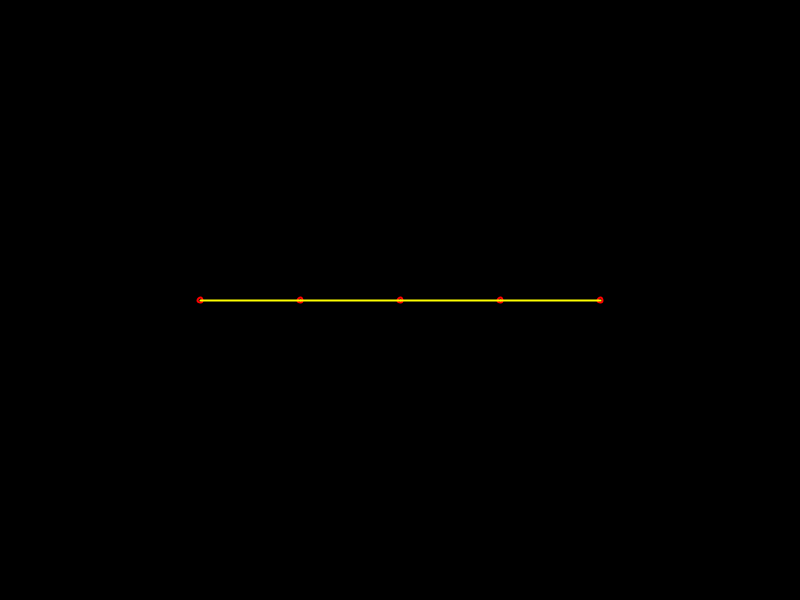
Frame 1 (no input)
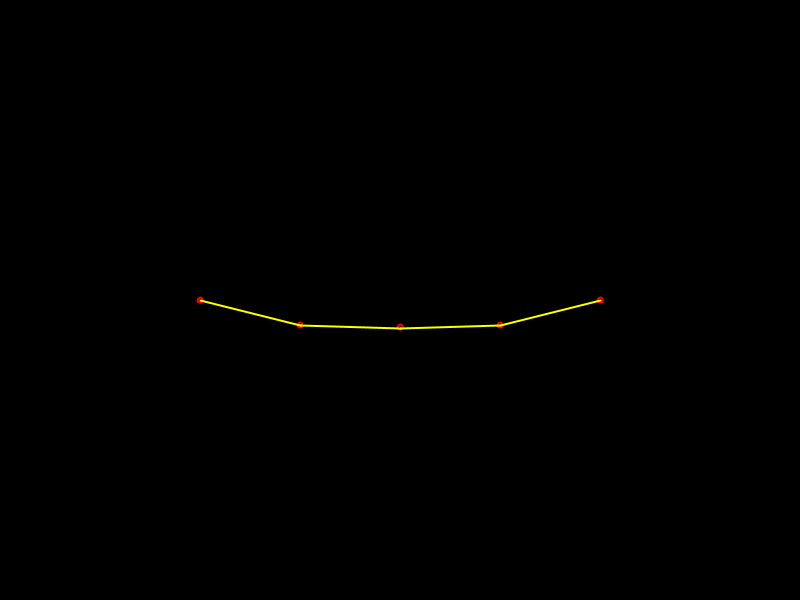
Frame 60 (the mouse pressed at the canvas centre just before this capture)
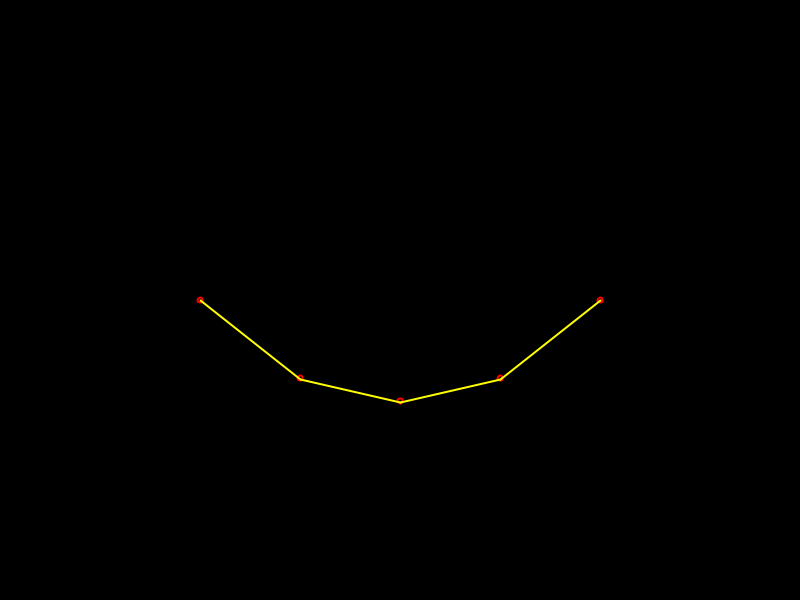
Frame 120 (the mouse held since frame 60 and released just before this capture)

The Processing sketch that drew these frames (run headless with seeded random() and noise(); from frame 60 on, the mouse is pressed at the canvas centre):

// Processing sketch: RopeWithSprings
// ── RopeWithSprings.pde
// ROPE WITH 5 PARTICLES

// VARIABLES
int numParticle = 5;
int numSpring = 4;
Particle[] particleArray = new Particle[numParticle];
Spring[] springArray = new Spring[numSpring];

// CLASS
class Spring {
  // Atributes
  float constant, equilibriumDistanceX, equilibriumDistanceY;
  
  // Constructor
  Spring (float c, float dX, float dY) {
    constant = c;
    equilibriumDistanceX = dX;
    equilibriumDistanceY = dY;
  }

  PVector getStrenght (Particle p0, Particle p1) {
    PVector f = new PVector(0.0, 0.0);

    // Hooke
    f.x = -constant * (equilibriumDistanceX - (p1.pos.x - p0.pos.x));
    f.y = -constant * (equilibriumDistanceY - (p1.pos.y - p0.pos.y));

    return f;
  }

  void drawn (Particle p0, Particle p1) {
    stroke (255, 255, 0);
    line(p0.pos.x, p0.pos.y, p1.pos.x, p1.pos.y);
  }
}

class Particle {
  // Atributes
  PVector pos, vel, forceAcumulator;
  float mass, size, frictionConstant;
  boolean isStatic;

  // Constructor
  Particle (PVector p, PVector v, boolean sta) {
    pos = new PVector(0.0, 0.0);
    pos = p;
    vel = new PVector(0.0, 0.0);
    vel = v;
    forceAcumulator = new PVector(0.0, 0.0);
    mass = 1.0;
    size = 5.0;
    frictionConstant = 0.01;
    isStatic = sta;
  }

  //Methods
  void move() {
    PVector accel = new PVector(0.0, 0.0, 0.0);
    float tInc = 0.04;

    if (!isStatic) {
      // Gravity
      forceAcumulator.x += 0.0;
      forceAcumulator.y += 9.8;

      // Friction
      forceAcumulator.x -= frictionConstant * vel.x;
      forceAcumulator.y -= frictionConstant * vel.y;

      // Euler's solver
      accel.x = forceAcumulator.x / mass;
      accel.y = forceAcumulator.y / mass;

      vel.x += accel.x * tInc;
      vel.y += accel.y * tInc;

      pos.x += vel.x * tInc;
      pos.y += vel.y * tInc;

      // Reset
      forceAcumulator.x = 0.0;
      forceAcumulator.y = 0.0;
    }
  }

  void drawn() {
    strokeWeight(2);
    noFill();
    stroke(255, 0, 0);
    ellipse(pos.x, pos.y, size, size);
  }
}

// SETUP
void setup() {
  size(800, 600);

  // Class constructors

  // Particles
  particleArray[0] = new Particle (new PVector(width/2.0 - 200.0, height/2.0), 
    new PVector(0.0, 0.0), true);

  particleArray[1] = new Particle (new PVector(width/2.0 - 100.0, height/2.0), 
    new PVector(0.0, 0.0), false);

  particleArray[2] = new Particle (new PVector(width/2.0, height/2.0), 
    new PVector(0.0, 0.0), false);

  particleArray[3] = new Particle (new PVector(width/2.0 + 100.0, height/2.0), 
    new PVector(0.0, 0.0), false);

  particleArray[4] = new Particle (new PVector(width/2.0 + 200.0, height/2.0), 
    new PVector(0.0, 0.0), true);

  // Springs
  springArray[0] = new Spring(0.2, 50.0, 100.0);
  springArray[1] = new Spring(0.2, 50.0, 100.0);
  springArray[2] = new Spring(0.2, 50.0, 100.0);
  springArray[3] = new Spring(0.2, 50.0, 100.0);
}

// DRAW
void draw() {
  background(0);

  PVector sSpring = new PVector(0.0, 0.0);
  // Spring 1
  sSpring = springArray[0].getStrenght(particleArray[0], particleArray[1]);
  particleArray[0].forceAcumulator.x += sSpring.x;
  particleArray[0].forceAcumulator.y += sSpring.y;
  particleArray[1].forceAcumulator.x -= sSpring.x;
  particleArray[1].forceAcumulator.y -= sSpring.y;
  // Spring 2
  sSpring = springArray[1].getStrenght(particleArray[1], particleArray[2]);
  particleArray[1].forceAcumulator.x += sSpring.x;
  particleArray[1].forceAcumulator.y += sSpring.y;
  particleArray[2].forceAcumulator.x -= sSpring.x;
  particleArray[2].forceAcumulator.y -= sSpring.y;
  // Spring 3
  sSpring = springArray[2].getStrenght(particleArray[2], particleArray[3]);
  particleArray[2].forceAcumulator.x += sSpring.x;
  particleArray[2].forceAcumulator.y += sSpring.y;
  particleArray[3].forceAcumulator.x -= sSpring.x;
  particleArray[3].forceAcumulator.y -= sSpring.y;
  // Spring 4
  sSpring = springArray[3].getStrenght(particleArray[3], particleArray[4]);
  particleArray[3].forceAcumulator.x += sSpring.x;
  particleArray[3].forceAcumulator.y += sSpring.y;
  particleArray[4].forceAcumulator.x -= sSpring.x;
  particleArray[4].forceAcumulator.y -= sSpring.y;


  for (int i = 0; i < numParticle; i++) {
    particleArray[i].drawn();
    particleArray[i].move();
  }

  springArray[0].drawn(particleArray[0], particleArray[1]);
  springArray[1].drawn(particleArray[1], particleArray[2]);
  springArray[2].drawn(particleArray[2], particleArray[3]);
  springArray[3].drawn(particleArray[3], particleArray[4]);
}
